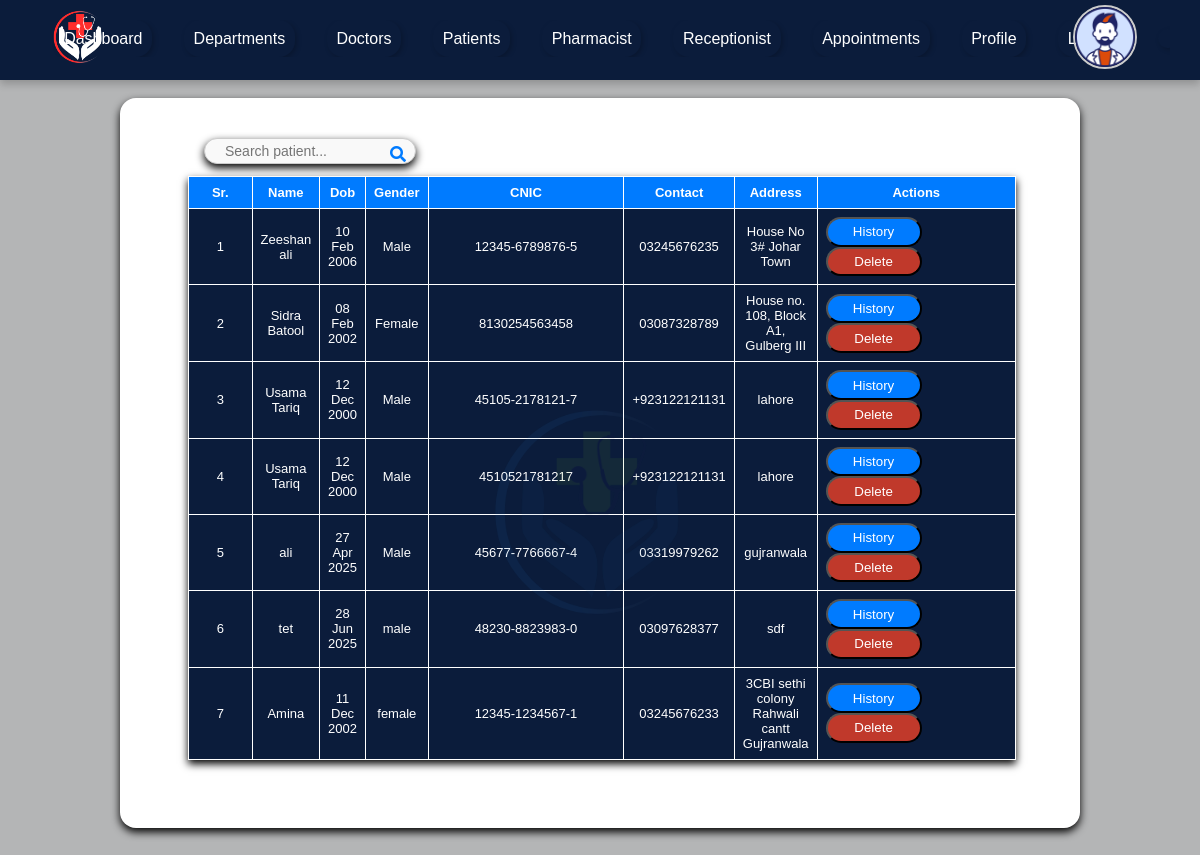
Before: /admin/patient.php (signed in) with the older database file.
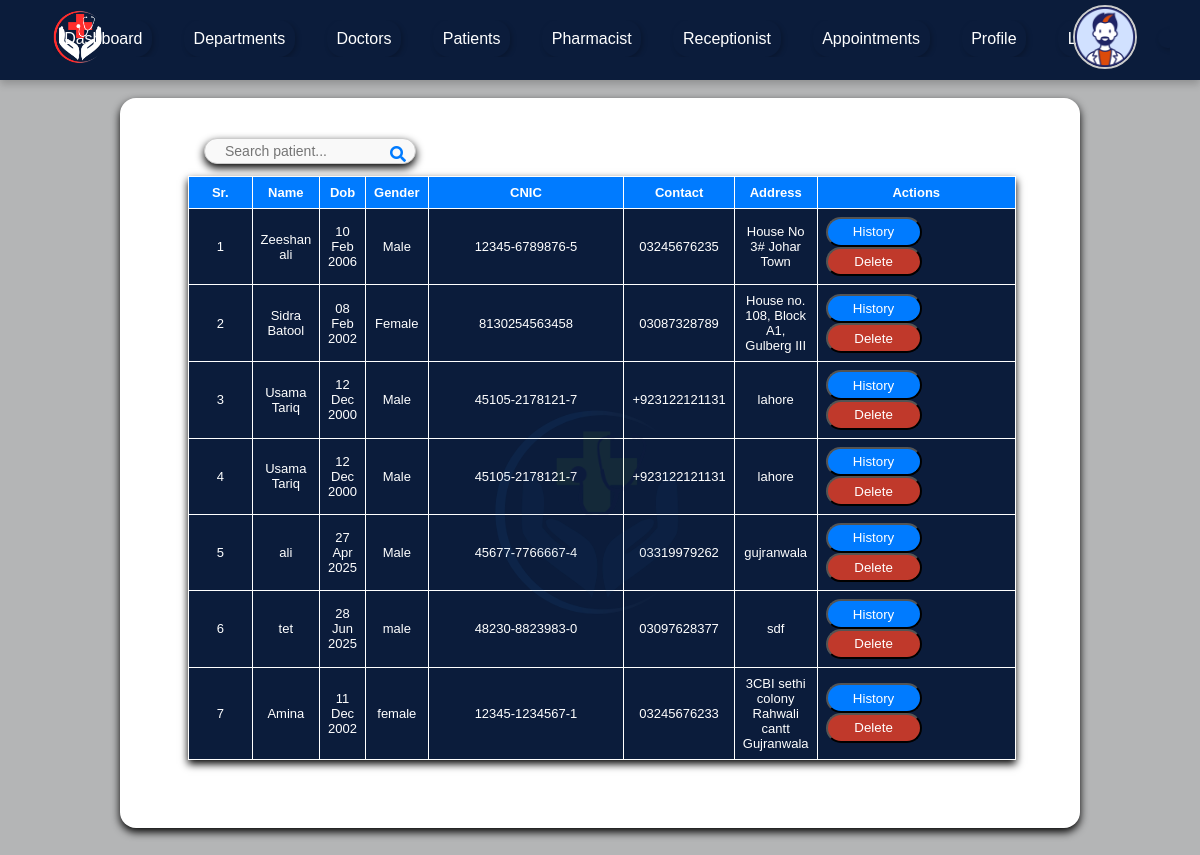
After: the same page with the newer database file.
### tables this page shows
CREATE TABLE `patient` (
  `id` int(11) NOT NULL,
  `user_id` int(11) NOT NULL,
  `dob` date NOT NULL,
  `gender` varchar(80) NOT NULL,
  `cnic` varchar(80) NOT NULL,
  `address` varchar(80) NOT NULL,
  `contact` varchar(80) NOT NULL,
  `email` varchar(80) NOT NULL,
  `profile` varchar(80) NOT NULL
);

CREATE TABLE `users` (
  `id` int(11) NOT NULL,
  `name` varchar(80) NOT NULL,
  `username` varchar(80) NOT NULL,
  `password` varchar(80) NOT NULL,
  `role` varchar(80) NOT NULL
);

### admin/patient.php (the view, shortened to what this page needs)
<?php
include 'header.php';
?>
         <form method="post">
         <section id="appointments-section">
            <div class="appointments-container">
               <div class="search-container">
                  <input type="text" name="keyword" id="search-input" placeholder="Search patient..." required/>
                  <button type="submit" name="search" id="search-btn" class="search-btn">
                  <i class="fa fa-search"></i>
                  </button>
               </div>
               </form>
               <table class="appointments-table">
                  <thead>
                     <tr>
                        <th>Sr.</th>
                        <th>Name</th>
                        <th>Dob</th>
                        <th>Gender</th>
                        <th>CNIC</th>
                        <th>Contact</th>
                        <th>Address</th>
                        <th style="width:24%;">Actions</th>
                     </tr>
                  </thead>
                  <tbody id="appointments-body">
                  <?php
				  $i=1;
				  if(isset($_POST['search'])){
					  $keyword=$_POST['keyword'];
					  $sql="select patient.*, users.name from patient INNER JOIN users on users.id=patient.user_id where name LIKE '%$keyword%' OR cnic LIKE '%$keyword%' OR address LIKE '%$keyword%'";
				  }
				  else{
					 $sql="select patient.*, users.name from patient INNER JOIN users on users.id=patient.user_id";
				  }
				  $result=mysqli_query($con,$sql);
				  if(mysqli_num_rows($result)>0){
				  while($row=mysqli_fetch_array($result)){
				  ?>
                  <tr>
                    <td><?php echo $i++;?></td>
                    <td><?php echo $row['name'];?></td>
                    <td><?php echo date('d M Y',strtotime($row['dob']));?></td>
                    <td><?php echo $row['gender'];?></td>
                    <td><?php echo $row['cnic'];?></td>
                    <td><?php echo $row['contact'];?></td>
                    <td><?php echo $row['address'];?></td>
                    <td>
                    <a href="history.php?id=<?php echo $row['user_id'];?>"><button type="button" class="history-btn">History</button></a>
                    <a href="delete_patient.php?id=<?php echo $row['id'];?>" onclick="return confirm('Do you want to delete?');"><button type="button" class="delete-btn">Delete</button></a>
                    </td>
                </tr>
                <?php } } else{ ?>
                <tr>
                    <td colspan="8">No record found</td>
                </tr>
                <?php } ?>
            </tbody>
               </table>
      </main>
   </body>
</html>

Changed rows visible on the page:
changed patient (number 4 of 7 on the later page): cnic "4510521781217" → "45105-2178121-7"
